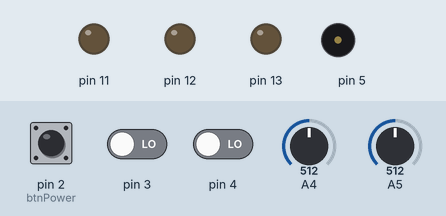
The sketch below on a simulated Arduino Uno, built with avr-gcc and run on an emulated ATmega328P. Shown: output pins drawn as LEDs (lit = HIGH), buzzer (waves = sounding). Inputs (shaded band) come from the test bench; at power-on: pin 2 (btnPower) LOW, A4 = 512, A5 = 512, pin 3 LOW, pin 4 LOW.

Above: at 1.2 s.
1.3 s: pin 2 (btnPower) pulled HIGH for 0.15 s
At 1.8 s:
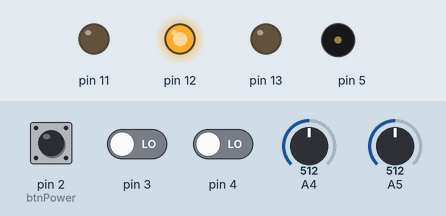
3.0 s: A4 set to 687
4.5 s: A4 set to 717
At 5.4 s:
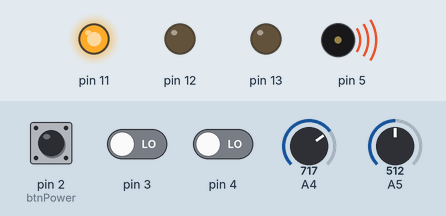
6.0 s: A5 set to 12
At 6.6 s:
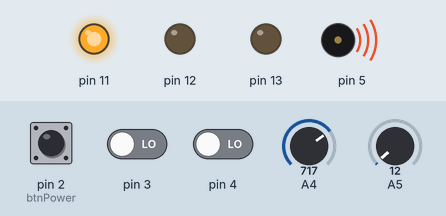
7.5 s: A5 set to 9
At 8.7 s:
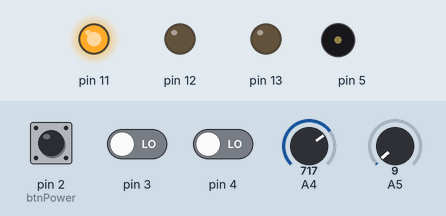
9.0 s: A5 set to 110
At 9.4 s:
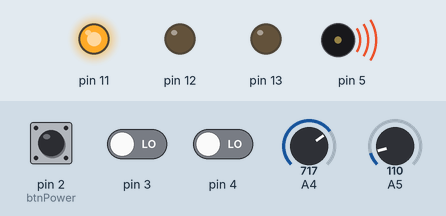
Timing chart, 0 to 11.5 s (numbered marks = the images above; inputs shaded):
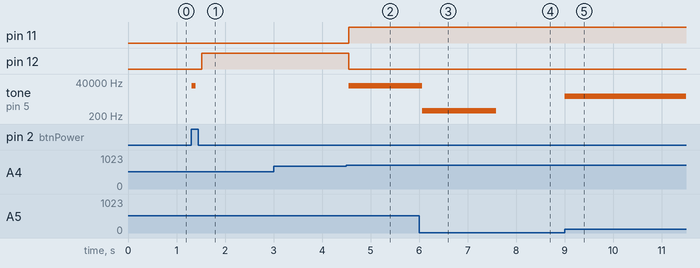

Measured:
- the behaviour switches between 700 and 701 on A4 (found by bisection; images 1 and 2)
- the behaviour switches between 11 and 10 on A5 (found by bisection; images 3 and 4)
- after the input at 1.3 s, pin 12: LOW → HIGH after 0.22 s; tone on pin 5: silent → 22500 Hz at once, → silent 0.08 s later
- after the input at 3.0 s, every drawn part: stays the same
- after the input at 4.5 s, pin 11: LOW → HIGH after 0.05 s; pin 12: HIGH → LOW after 0.05 s; tone on pin 5: silent → 22500 Hz after 0.05 s
- after the input at 6.0 s, tone on pin 5: 22500 Hz → 450 Hz after 0.07 s
- after the input at 7.5 s, tone on pin 5: 450 Hz → silent after 0.09 s
- after the input at 9.0 s, tone on pin 5: silent → 4500 Hz at once

The sketch:

Example.ino
```cpp
#include "Components\Potentiometer.h"
#include "Components\LED.h"
#include "Components\LDR.h"
#include "Components\Buzzer.h"
#include "Components\Button.h"

Potentiometer pot(5);
LDR ldr(4);

Buzzer bzz(5);
Button btnPower(2), btnLumminM(3), btnLumminP(4);
LED ledTick(13), ledOnline(12), ledOffline(11);

bool state = false, initalized = false;

void setup()
{
	Pin::InitalizeAll();
	initalized = true;

	ldr.SetMinimum(700);
	pot.SetMaximum(1023);
}

void loop()
{
	if (initalized)
	{
		bzz.SetFrequency(450 * pot.GetPercentage());

		if (btnPower.Pressed())
		{
			state = !state;
			buzz();
		}

		if (state)
		{
			if (btnLumminP.Pressed() && ldr.GetMinimum() < 2000)
				ldr.SetMinimum(ldr.GetMinimum() + 100);

			if (btnLumminM.Pressed() && ldr.GetMinimum() > 0)
				ldr.SetMinimum(ldr.GetMinimum() - 100);

			if (ldr.IsLightsOff())
			{
				ledOffline.Enable();
				ledOnline.Disable();
				bzz.Enable();
			}
			else
			{
				ledOffline.Disable();
				ledOnline.Enable();
				bzz.Disable();
			}

			bzz.Play();
		}
		else
		{
			ledOffline.Disable();
			ledOnline.Disable();
		}

		//delay(50);
		//ledTick.Disable();
	}
	delay(100);
}

void buzz()
{
	bzz.Enable();
	if (state)
	{
		for (int i = 0; i < 2; i++)
		{
			bzz.Play();
			delay(75);
			bzz.Disable();
			delay(25);
		}
	}
	else
	{
		bzz.Play();
		delay(100);
		bzz.Disable();
	}
}
```

Defines.h
```cpp
#pragma once

#if defined(ARDUINO) && ARDUINO >= 100
#include "arduino.h"
#else
#include "WProgram.h"
#endif

#define DEBUG				1
#define OSCILATION_LEVEL	3
#define DEFAULT_PRECISION	8
#define VALUE_REPEAT_CHECK	2

//#define USE_EEPROM
```

IComponent.h
```cpp
#pragma once
#include "Defines.h"

class IComponent
{
public:
	virtual void Toggle() { this->state = !this->state; }
	virtual void Enable() { this->state = HIGH; }
	virtual void Disable() { this->state = LOW; }

	virtual bool IsEnabled() { return this->state; }
protected:
	bool state;
};
```

Pin.h
```cpp
#pragma once
#include "Defines.h"
#include "..\Collections\List.hpp"

class Pin
{
public:
	Pin(int PIN, int Mode);
	Pin(int PIN, int Mode, bool Analog);
	~Pin();

	static void InitalizeAll();
	static void HandleEvents();

	const int GetNumber();
	const byte GetMode();
	const bool GetIsAnalog();

	void Write(int Value);
	void Write(int Value, bool Analog);

	int Read();
	int Read(bool Analog);
private:
	static List<Pin*> *Pins;
protected:
	int Number;
	byte Mode;
	bool Analog;

	virtual void HandleComponentEvents();
};
```

List.hpp
```cpp
#pragma once
#include "Node.hpp"

template<typename T> class List
{
public:
	List()
	{
		this->First = new Node<T>();
		this->Last = First;

		this->Count = 0;
	}

	int GetCount()
	{
		return this->Count;
	}

	void AddItem(T Item)
	{
		Node<T> *New = new Node<T>();
		New->SetValue(Item);
		New->SetPrevious(this->Last);

		this->Last->SetNext(New);
		this->Last = New;
		this->Count++;
	}

	T GetItem(int Index)
	{
		if (Index < 0 || Index >= this->Count)
			return T();
		else
		{
			Node<T> *C = this->First->GetNext();
			for (int i = 0; i < Index; i++)
				C = C->GetNext();
			return C->GetValue();
		}
	}

	bool RemoveAt(int Index)
	{
		if (Index < 0 || Index >= this->Count)
			return false;
		else
		{
			Node<T> *C = this->First->GetNext();
			for (int i = 0; i < Index; i++)
				C = C->GetNext();

			C->GetPrevious()->SetNext(C->GetNext());

			if(C->HasNext())
				C->GetNext()->SetPrevious(C->GetPrevious());
			this->Count--;

			return true;
		}
	}

	bool RemoveItem(T Item)
	{
		Node<T>* Current = this->First;
		while ((Current = Current->GetNext()) != nullptr)
		{
			if (Current->GetValue() == Item)
			{
				Current->GetPrevious()->SetNext(Current->GetNext());

				if(Current->HasNext())
					Current->GetNext()->SetPrevious(Current->GetPrevious());
				this->Count--;

				return true;
			}
		}
		return false;
	}
private:
	int Count;
	Node<T> *First, *Last;
};
```

Node.hpp
```cpp
#pragma once

template<typename T> class Node
{
public:
	Node() : Previous(), Next()
	{

	}

	Node<T> *GetPrevious() { return this->Previous; }
	void SetPrevious(Node<T> *Previous) { this->Previous = Previous; }
	Node<T> *GetNext() { return this->Next; }
	void SetNext(Node<T> *Next) { this->Next = Next; }
	bool HasNext() { return this->Next != nullptr; }

	T GetValue() { return this->Value; }
	void SetValue(T Value) { this->Value = Value; }
private:
	Node<T> *Previous, *Next;
	T Value;
};
```

Button.h
```cpp
#pragma once
#include "..\Base\Pin.h"

#define BUTTON_PRESSED 1
#define BUTTON_HOLD -1
#define BUTTON_RELEASE -2
#define BUTTON_NORMAL 0

class Button : public Pin
{
public:
	typedef void(*buttonCallback)(Button*);
	Button(int PIN);

	int GetState();
	bool Pressed();
	bool Holding();
	bool Released();

	void SetPressCallback(buttonCallback pressCallback);
	void SetReleaseCallback(buttonCallback releaseCallback);
	void SetHoldCallback(buttonCallback holdCallback);
private:
	int state, last;
	buttonCallback pressCallback, releaseCallback, holdCallback;
protected:
	virtual void HandleComponentEvents();
};
```

Buzzer.h
```cpp
#pragma once
#include "..\Base\IComponent.h"
#include "..\Base\Pin.h"

class Buzzer : public IComponent, public Pin
{
public:
  Buzzer(int PIN);

  void SetFrequency(int frequency);
  int GetFrequency();

  void Enable();
  void Disable();
  void Toggle();

  void Play();
private:
  int frequency;
};
```

LDR.h
```cpp
#pragma once
#include "..\Base\Pin.h"

class LDR : public Pin
{
public:
	typedef void(*ldrCallback)(LDR*);
	LDR(int pin);

	int GetMinimum();
	void SetMinimum(int value);
	int GetValue();

	bool IsLightsOff();

	void SetOnCallback(ldrCallback Callback);
	void SetOffCallback(ldrCallback Callback);
	virtual void HandleComponentEvents();
private:
	int lummin, value;
	bool State;
	ldrCallback onCallback, offCallback;
};
```

LED.h
```cpp
#pragma once
#include "..\Base\IComponent.h"
#include "..\Base\Pin.h"

class LED : public IComponent, public Pin
{
public:
	LED(int PIN);
	LED(int PIN, bool analog);

	void Enable();
	void Disable();
	void Toggle();
};
```

Potentiometer.h
```cpp
#pragma once
#include "..\Base\Pin.h"

class Potentiometer : public Pin
{
public:
	typedef void(*changedCallback)(Potentiometer*, int oldValue, int newValue);
	typedef void(*changeEndCallback)(Potentiometer*);

	Potentiometer(int PIN);
	Potentiometer(int PIN, unsigned short Precision);

	int GetValue();
	unsigned int GetPercentage();
	unsigned short GetPrecision();

	unsigned int GetMaximum();
	void SetMaximum(unsigned int Maximum);

	void SetChangedCallback(changedCallback Callback);
	void SetChangeEndCallback(changeEndCallback Callback);

private:
	int Value, Repeated;
	unsigned int Maximum;
	unsigned short Precision;
	bool Changed;

	changedCallback changed;
	changeEndCallback changeEnd;
protected:
	virtual void HandleComponentEvents();
};
```
